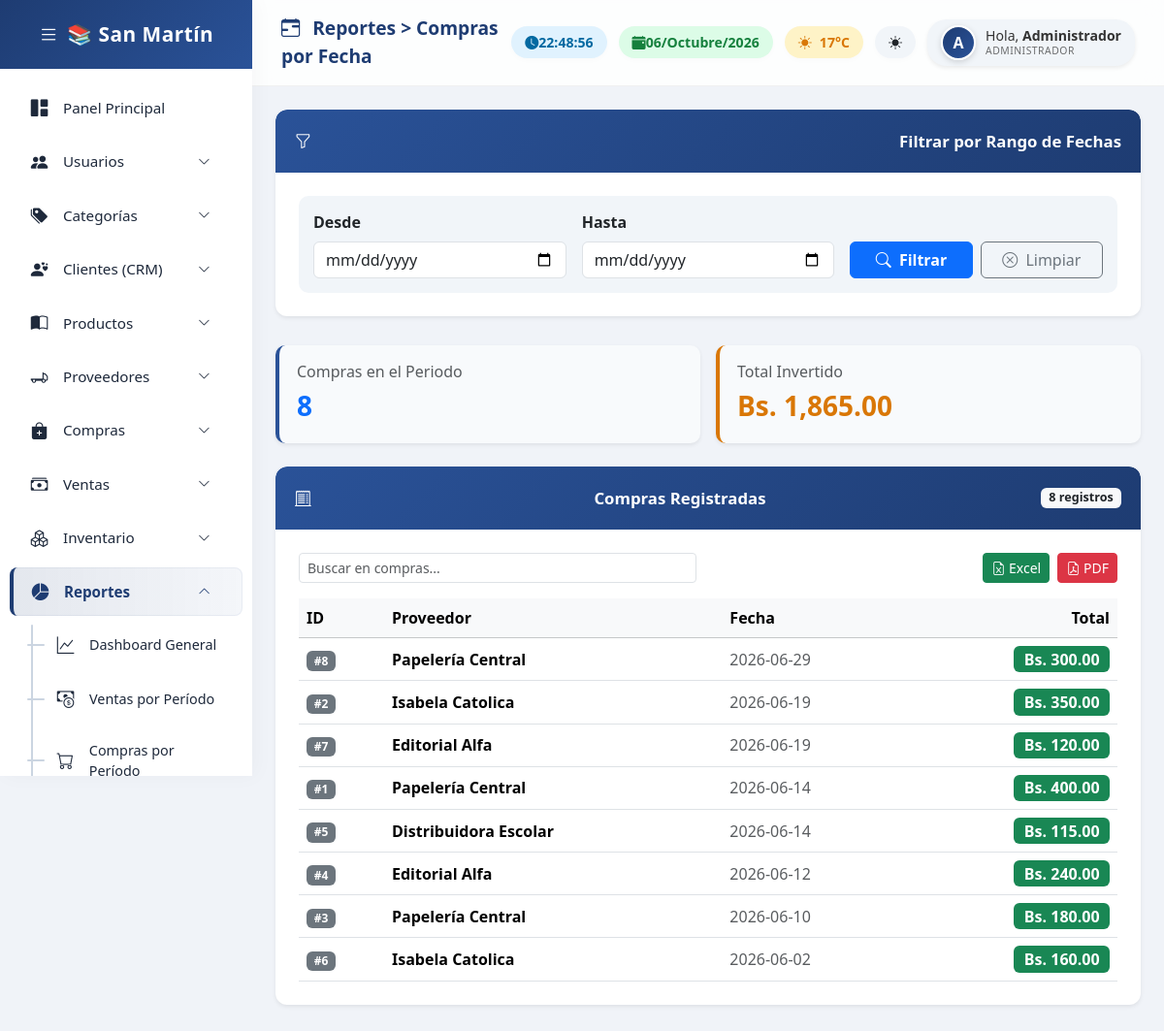
Screenshot of /reportes/compras_periodo.php (signed in) with the database file from the repository.
### tables this page shows
CREATE TABLE `compras` (
  `id_compra` int(11) NOT NULL AUTO_INCREMENT,
  `proveedor_id` int(11) DEFAULT NULL,
  `nro_factura` varchar(50) DEFAULT NULL,
  `fecha` date DEFAULT NULL,
  `total` decimal(10,2) DEFAULT NULL,
  PRIMARY KEY (`id_compra`),
  KEY `proveedor_id` (`proveedor_id`),
  CONSTRAINT `compras_ibfk_1` FOREIGN KEY (`proveedor_id`) REFERENCES `proveedores` (`id_proveedor`)
);

CREATE TABLE `proveedores` (
  `id_proveedor` int(11) NOT NULL AUTO_INCREMENT,
  `nombre` varchar(150) DEFAULT NULL,
  `telefono` varchar(30) DEFAULT NULL,
  `direccion` varchar(255) DEFAULT NULL,
  `activo` tinyint(1) DEFAULT 1,
  PRIMARY KEY (`id_proveedor`)
);

### reportes/compras_periodo.php (the view, shortened to what this page needs)
<?php
$where = "WHERE 1=1"; $fd=''; $fh='';
$url_params = '';
$sql_data = "SELECT c.*,p.nombre FROM compras c INNER JOIN proveedores p ON c.proveedor_id=p.id_proveedor $where ORDER BY c.fecha DESC";
$res = mysqli_fetch_assoc(mysqli_query($conexion,"SELECT COUNT(*) AS tc, COALESCE(SUM(total),0) AS ti FROM compras $where"));
?><!DOCTYPE html><html lang="es"><head><meta charset="UTF-8"><meta name="viewport" content="width=device-width,initial-scale=1"><title>Compras por Fecha - Reportes</title>
<link href="https://cdn.jsdelivr.net/npm/bootstrap@5.3.3/dist/css/bootstrap.min.css" rel="stylesheet">
<link rel="stylesheet" href="https://cdn.jsdelivr.net/npm/bootstrap-icons@1.11.3/font/bootstrap-icons.min.css">
<link rel="stylesheet" href="/includes/base.css">
</head><body>
<?php $base_path = '../'; include '../includes/sidebar.php'; ?>
<div class="main-content">
<div class="topbar"><div class="topbar-title"><i class="bi bi-calendar-range me-2"></i> Reportes > Compras por Fecha</div>
<div class="topbar-widgets"><div class="widget-box widget-time"><i class="bi bi-clock-fill"></i> <span id="txt-reloj">00:00:00</span></div><div class="widget-box widget-date"><i class="bi bi-calendar-event-fill"></i> <span id="txt-fecha">--/--/----</span></div><div class="widget-box widget-weather"><i class="bi bi-sun-fill me-2"></i> <span>17°C</span></div><div class="user-profile shadow-sm">
    <div class="profile-avatar-wrap"><?php if(!empty($_SESSION["imagen"])): ?><img src="../assets/uploads/usuarios/<?php echo $_SESSION["imagen"]; ?>" class="profile-avatar"><?php else: ?><div class="profile-avatar-inicial"><?php echo strtoupper(substr($_SESSION["nombre"],0,1)); ?></div><?php endif; ?></div>
    <div class="profile-info">
        <div class="profile-name">Hola, <strong><?php echo $_SESSION["nombre"]; ?></strong></div>
        <div class="profile-role"><?php echo $_SESSION["rol"]; ?></div>
    </div>
</div>
        </div>
    </div>
    <div class="container-fluid p-4">
<div class="panel-custom shadow-sm"><div class="panel-custom-header"><i class="bi bi-funnel me-2"></i> <span class="menu-text"> Filtrar por Rango de Fechas</span></div>
<div class="panel-custom-body p-4"><form method="GET" class="filtro"><div class="row g-3 align-items-end">
<div class="col-md-4"><label class="form-label fw-semibold">Desde</label><input type="date" name="fecha_desde" class="form-control" value="<?php echo $fd; ?>"></div>
<div class="col-md-4"><label class="form-label fw-semibold">Hasta</label><input type="date" name="fecha_hasta" class="form-control" value="<?php echo $fh; ?>"></div>
<div class="col-md-4 d-flex gap-2"><button type="submit" name="filtrar" class="btn btn-primary w-100 fw-bold"><i class="bi bi-search me-1"></i> Filtrar</button><a href="compras_periodo.php" class="btn btn-outline-secondary w-100"><i class="bi bi-x-circle me-1"></i> <span class="menu-text">Limpiar</span></a></div></div></form></div></div>
<div class="row g-3 mb-4"><div class="col-md-6"><div class="card-resumen shadow-sm h-100"><h6 class="text-muted mb-1">Compras en el Periodo</h6><span class="fs-3 fw-bold text-primary"><?php echo $res['tc']; ?></span></div></div>
<div class="col-md-6"><div class="card-resumen shadow-sm h-100" style="border-left-color:#d97706;"><h6 class="text-muted mb-1">Total Invertido</h6><span class="fs-3 fw-bold" style="color:#d97706;">Bs. <?php echo number_format($res['ti'],2); ?></span></div></div></div>
<div class="panel-custom shadow-sm"><div class="panel-custom-header"><i class="bi bi-receipt-cutoff me-2"></i> <span class="menu-text"> Compras Registradas</span><span class="badge bg-light text-dark"><?php echo $res['tc']; ?> registros</span></div>
<div class="panel-custom-body p-4">
<div class="row mb-3">
    <div class="col-md-6">
        <input type="text" id="buscador" class="form-control form-control-sm" placeholder="Buscar en compras...">
    </div>
    <div class="col-md-6 text-end">
        <a href="?exportar=xls<?php echo $url_params; ?>" class="btn btn-success btn-sm me-1"><i class="bi bi-file-earmark-excel"></i> Excel</a>
        <a href="?exportar=pdf<?php echo $url_params; ?>" class="btn btn-danger btn-sm"><i class="bi bi-file-earmark-pdf"></i> PDF</a>
    </div>
</div>
<div class="table-responsive"><table class="table table-hover align-middle mb-0"><thead><tr class="table-light"><th>ID</th><th>Proveedor</th><th>Fecha</th><th class="text-end">Total</th></tr></thead>
<tbody><?php if(mysqli_num_rows($compras = mysqli_query($conexion, $sql_data))>0){ while($f=mysqli_fetch_assoc($compras)){ ?>
<tr><td><span class="badge bg-secondary">#<?php echo $f['id_compra']; ?></span></td><td><strong><?php echo htmlspecialchars($f['nombre']); ?></strong></td><td><span class="text-muted"><?php echo $f['fecha']; ?></span></td><td class="text-end"><span class="badge bg-success fs-6">Bs. <?php echo number_format($f['total'],2); ?></span></td></tr>
<?php } }else{ ?><tr><td colspan="4" class="text-center text-muted py-3">No hay compras en el periodo seleccionado.</td></tr><?php } ?></tbody></table></div></div></div></div></div>
</body></html>

### includes/base.css (style rules this page uses)
:root { --body-bg:#f0f3f8;--sidebar-bg:#fff;--sidebar-text:#1e293b;--sidebar-hover-bg:#e2e8f0;--sidebar-accent:#1e3c72;--sidebar-active-bg:linear-gradient(90deg,rgba(30,60,114,0.12),rgba(42,82,152,0.05));--sidebar-brand-bg:linear-gradient(135deg,#1e3c72,#2a5298);--topbar-bg:rgba(255,255,255,0.85);--panel-bg:#fff;--panel-header-bg:linear-gradient(135deg,#2a5298,#1e3c72);--profile-bg:#f1f5f9;--profile-text:#333;--sub-item-active-bg:#eef2ff;--scrollbar-thumb:rgba(0,0,0,0.12);--scrollbar-thumb-hover:rgba(0,0,0,0.25);--collapse-line:#cbd5e1;--collapse-dash:#94a3b8;--border-color:rgba(0,0,0,0.05);--form-bg:#fff;--form-text:#1e293b;--form-border:#d1d5db;--form-focus-border:#60a5fa;--input-group-bg:#f1f5f9;--card-bg:#fff; }
body { background:var(--body-bg);font-family:'Segoe UI',sans-serif;margin:0;overflow-x:hidden; }
.main-content { margin-left:260px;min-height:100vh;transition:all 0.3s ease; }
.topbar { background:var(--topbar-bg);backdrop-filter:blur(10px);-webkit-backdrop-filter:blur(10px);padding:15px 30px;display:flex;justify-content:space-between;align-items:center;border-bottom:1px solid var(--border-color);position:sticky;top:0;z-index:999; }
.topbar-title { font-size:1.2rem;font-weight:600;color:var(--sidebar-accent); }
.topbar-widgets { display:flex;align-items:center;gap:12px; }
.widget-box { padding:6px 14px;border-radius:20px;font-size:0.88rem;font-weight:600;display:flex;align-items:center;box-shadow:0 2px 6px rgba(0,0,0,0.02); }
.widget-time { background:#e0f2fe;color:#0369a1; }
.widget-date { background:#dcfce7;color:#15803d; }
.widget-weather { background:#fef3c7;color:#d97706; }
.user-profile { display:flex;align-items:center;background:var(--profile-bg);padding:6px 14px;border-radius:20px;font-size:0.9rem;color:var(--profile-text); }
.profile-avatar-wrap { flex-shrink:0;margin-right:10px;display:flex;align-items:center; }
.profile-avatar-inicial { width:36px;height:36px;border-radius:50%;background:linear-gradient(135deg,#1e3c72,#2a5298);color:#fff;display:flex;align-items:center;justify-content:center;font-weight:700;font-size:1rem;border:2px solid #fff;box-shadow:0 2px 6px rgba(0,0,0,0.15); }
.profile-info { display:flex;flex-direction:column;line-height:1.2; }
.profile-name { font-size:0.88rem;white-space:nowrap; }
.profile-role { font-size:0.65rem;text-transform:uppercase;letter-spacing:0.5px;opacity:0.7;white-space:nowrap; }
.panel-custom { border:none;border-radius:12px;background:var(--panel-bg);box-shadow:0 4px 15px rgba(0,0,0,0.02);margin-bottom:30px;animation:fadeInUp 0.5s ease-in-out;overflow:hidden; }
.panel-custom-header { padding:20px;font-size:1.05rem;font-weight:600;color:#fff;border-radius:12px 12px 0 0;background:var(--panel-header-bg); }
.panel-custom-body { padding:20px; }

### rows the page displays
compras: id_compra "8", proveedor.nombre "Papelería Central", fecha "2026-06-29", total "300.00"
compras: id_compra "2", proveedor.nombre "Isabela Catolica", fecha "2026-06-19", total "350.00"
compras: id_compra "7", proveedor.nombre "Editorial Alfa", fecha "2026-06-19", total "120.00"
compras: id_compra "1", proveedor.nombre "Papelería Central", fecha "2026-06-14", total "400.00"
compras: id_compra "5", proveedor.nombre "Distribuidora Escolar", fecha "2026-06-14", total "115.00"
compras: id_compra "4", proveedor.nombre "Editorial Alfa", fecha "2026-06-12", total "240.00"
compras: id_compra "3", proveedor.nombre "Papelería Central", fecha "2026-06-10", total "180.00"
compras: id_compra "6", proveedor.nombre "Isabela Catolica", fecha "2026-06-02", total "160.00"

### other values shown
substr($_SESSION["nombre"],0,1) "A"
$_SESSION["nombre"] "Administrador"
$_SESSION["rol"] "ADMINISTRADOR"
$res['tc'] "8"
$res['ti'] "1,865.00"
